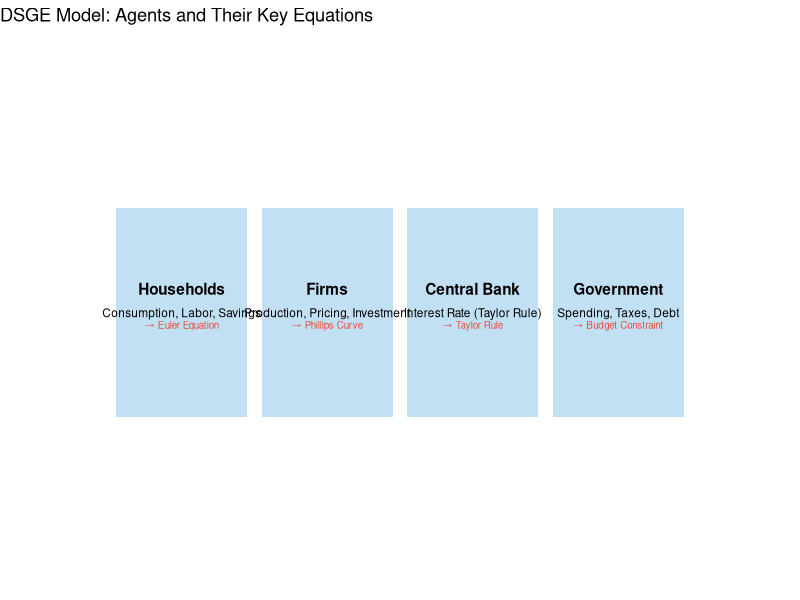
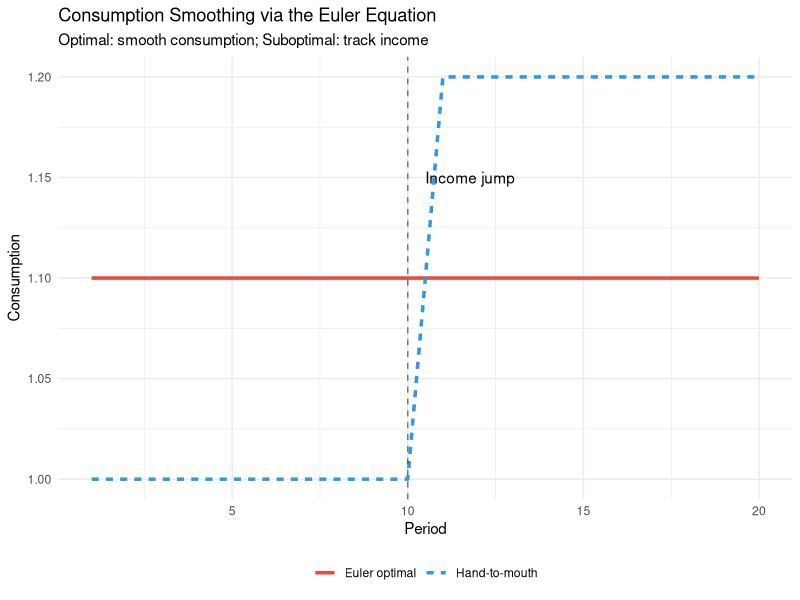
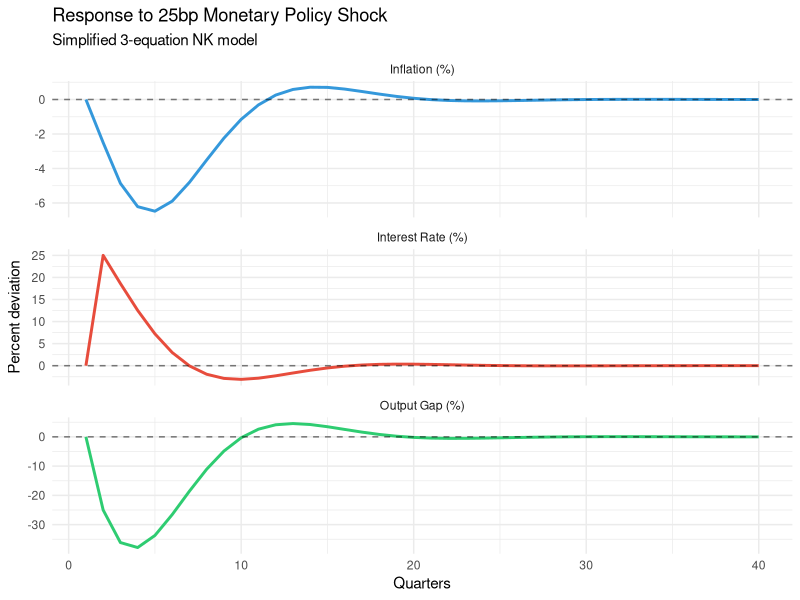
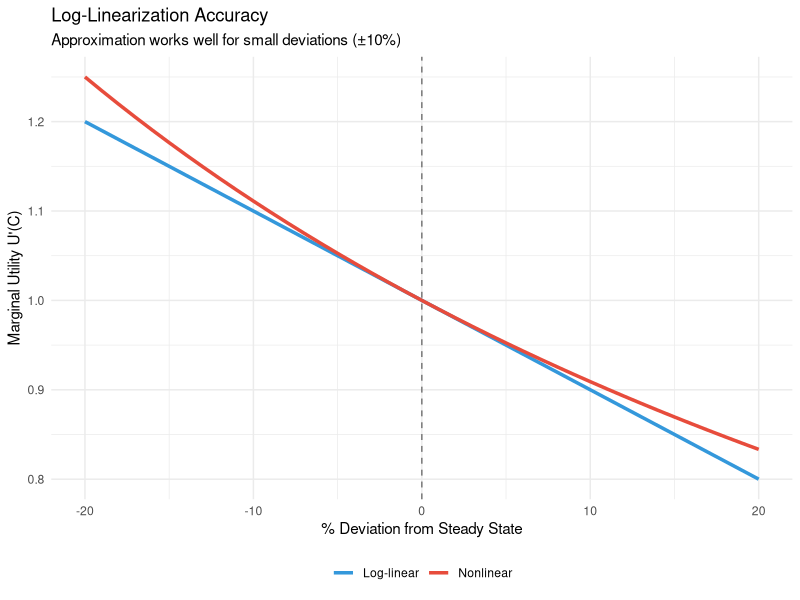
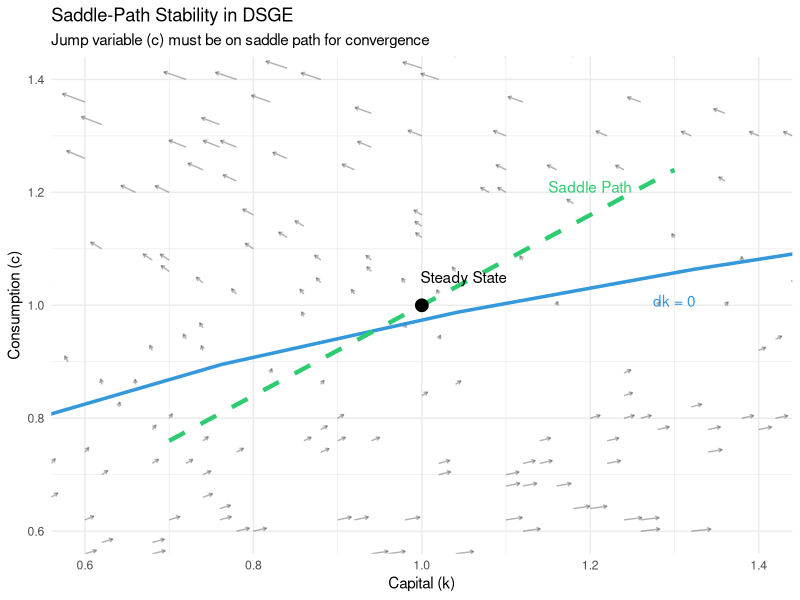

The R source for these figures, in order:
## ---- chunk 1
#| label: setup
#| include: false
library(tidyverse)
library(Matrix)
set.seed(42)
## ---- chunk 2
#| label: dsge-structure
#| fig-cap: "DSGE model structure"
#| echo: false

# Diagram of DSGE structure
structure_df <- tibble(
  agent = c("Households", "Firms", "Central Bank", "Government"),
  decision = c("Consumption, Labor, Savings", "Production, Pricing, Investment",
               "Interest Rate (Taylor Rule)", "Spending, Taxes, Debt"),
  key_equation = c("Euler Equation", "Phillips Curve", "Taylor Rule", "Budget Constraint"),
  x = c(1, 2, 3, 4),
  y = c(2, 2, 2, 2)
)

ggplot(structure_df, aes(x = x, y = y)) +
  geom_tile(width = 0.9, height = 0.8, fill = "#3498db", alpha = 0.3) +
  geom_text(aes(label = agent), fontface = "bold", vjust = -1.5) +
  geom_text(aes(label = decision), size = 3, vjust = 0.5) +
  geom_text(aes(label = paste0("→ ", key_equation)), size = 2.5, vjust = 2, color = "#e74c3c") +
  xlim(0, 5) + ylim(1, 3) +
  labs(title = "DSGE Model: Agents and Their Key Equations") +
  theme_void()
## ---- chunk 3
#| label: euler-intuition
#| fig-cap: "Euler equation: optimal consumption smoothing"

# Illustrate consumption smoothing
beta <- 0.99
R_gross <- 1.02  # gross interest rate
sigma <- 1  # CRRA coefficient

# For sigma = 1 (log utility): C_t+1/C_t = (beta * R)
growth_rate <- beta * R_gross

# Simulate consumption path with and without smoothing
T_sim <- 20
income <- c(rep(1, 10), rep(1.2, 10))  # income jumps at t=10

# Without smoothing (hand-to-mouth)
c_htm <- income

# With smoothing (optimal)
# Permanent income = average
perm_inc <- mean(income)
c_smooth <- rep(perm_inc, T_sim)

consumption_df <- tibble(
  t = rep(1:T_sim, 2),
  consumption = c(c_htm, c_smooth),
  type = rep(c("Hand-to-mouth", "Euler optimal"), each = T_sim)
)

ggplot(consumption_df, aes(x = t, y = consumption, color = type, linetype = type)) +
  geom_line(linewidth = 1.2) +
  geom_vline(xintercept = 10, linetype = "dashed", alpha = 0.5) +
  annotate("text", x = 10.5, y = 1.15, label = "Income jump", hjust = 0) +
  scale_color_manual(values = c("#e74c3c", "#3498db")) +
  labs(title = "Consumption Smoothing via the Euler Equation",
       subtitle = "Optimal: smooth consumption; Suboptimal: track income",
       x = "Period", y = "Consumption", color = NULL, linetype = NULL) +
  theme_minimal() +
  theme(legend.position = "bottom")
## ---- chunk 4
#| label: nk-3eq
#| fig-cap: "The 3-equation New Keynesian model"

# Solve simple 3-eq NK model
# Parameters
beta <- 0.99
sigma <- 1
kappa <- 0.1
phi_pi <- 1.5
phi_y <- 0.125
rho_i <- 0.8

# Monetary policy shock simulation
T_sim <- 40
eps_m <- c(0, 0.25, rep(0, T_sim - 2))  # 25bp shock at t=2

# Initialize
y_gap <- pi <- i_rate <- numeric(T_sim)
y_gap[1] <- pi[1] <- i_rate[1] <- 0

# Simple forward-looking solution (assuming expectations = 0 for simplicity)
# More rigorous: use Blanchard-Kahn
for (t in 2:T_sim) {
  # Taylor rule
  i_rate[t] <- rho_i * i_rate[t-1] + (1 - rho_i) * (phi_pi * pi[t-1] + phi_y * y_gap[t-1]) + eps_m[t]

  # IS curve (simplified: E[y+1] = 0, E[pi+1] = 0)
  y_gap[t] <- -1/sigma * (i_rate[t] - 0 - 0) + 0.7 * y_gap[t-1]

  # Phillips curve
  pi[t] <- beta * 0 + kappa * y_gap[t] + 0.5 * pi[t-1]
}

nk_df <- tibble(
  t = rep(1:T_sim, 3),
  value = c(y_gap * 100, pi * 100, i_rate * 100),
  variable = rep(c("Output Gap (%)", "Inflation (%)", "Interest Rate (%)"), each = T_sim)
)

ggplot(nk_df, aes(x = t, y = value, color = variable)) +
  geom_line(linewidth = 1) +
  geom_hline(yintercept = 0, linetype = "dashed", alpha = 0.5) +
  facet_wrap(~variable, scales = "free_y", ncol = 1) +
  labs(title = "Response to 25bp Monetary Policy Shock",
       subtitle = "Simplified 3-equation NK model",
       x = "Quarters", y = "Percent deviation") +
  scale_color_manual(values = c("#3498db", "#e74c3c", "#2ecc71")) +
  theme_minimal() +
  theme(legend.position = "none")
## ---- chunk 5
#| label: log-lin-demo
#| fig-cap: "Log-linearization accuracy"

# Compare nonlinear vs log-linear Euler
C_ss <- 1
beta <- 0.99
R_ss <- 1/beta

# Deviations from steady state
c_dev <- seq(-0.2, 0.2, 0.01)

# Nonlinear: U'(C) = 1/C
uprime_nonlinear <- 1 / (C_ss * (1 + c_dev))

# Log-linear: U'(C) ≈ 1/C_ss * (1 - c_dev)
uprime_linear <- (1/C_ss) * (1 - c_dev)

approx_df <- tibble(
  deviation = rep(c_dev * 100, 2),
  marginal_utility = c(uprime_nonlinear, uprime_linear),
  method = rep(c("Nonlinear", "Log-linear"), each = length(c_dev))
)

ggplot(approx_df, aes(x = deviation, y = marginal_utility, color = method)) +
  geom_line(linewidth = 1.2) +
  geom_vline(xintercept = 0, linetype = "dashed", alpha = 0.5) +
  labs(title = "Log-Linearization Accuracy",
       subtitle = "Approximation works well for small deviations (±10%)",
       x = "% Deviation from Steady State",
       y = "Marginal Utility U'(C)", color = NULL) +
  scale_color_manual(values = c("#3498db", "#e74c3c")) +
  theme_minimal() +
  theme(legend.position = "bottom")
## ---- chunk 6
#| label: bk-illustration
#| fig-cap: "Blanchard-Kahn: saddle-path stability"

# Illustrate saddle-path in a simple 2-variable system
# x_t = state (capital), z_t = control (consumption)

# Phase diagram for consumption-capital
k_grid <- seq(0.5, 1.5, 0.02)
c_grid <- seq(0.5, 1.5, 0.02)

# Steady state (normalized)
k_ss <- c_ss <- 1

# Simplified dynamics for illustration
# dk/dt = 0 locus: c = f(k) - delta*k
# dc/dt = 0 locus: f'(k) = rho + delta

alpha <- 0.33
delta <- 0.025
rho <- 0.01

# Nullclines
c_from_k_nullcline <- function(k) k^alpha - delta * k
k_from_c_nullcline <- (alpha / (rho + delta))^(1/(1-alpha))

# Create phase diagram
phase_df <- expand_grid(k = k_grid, c = c_grid) %>%
  mutate(
    dk = k^alpha - c - delta * k,
    dc = (alpha * k^(alpha-1) - delta - rho) * c / 2  # simplified
  )

# Saddle path (approximate)
saddle_path <- tibble(
  k = seq(0.7, 1.3, 0.01),
  c = c_ss + 0.8 * (k - k_ss)  # slope of stable eigenvector
)

ggplot() +
  # Direction field
  geom_segment(data = phase_df %>% sample_n(200),
               aes(x = k, y = c, xend = k + dk*0.05, yend = c + dc*0.05),
               arrow = arrow(length = unit(0.1, "cm")), alpha = 0.3) +
  # Nullclines
  geom_function(fun = c_from_k_nullcline, color = "#3498db", linewidth = 1.2) +
  geom_vline(xintercept = k_from_c_nullcline, color = "#e74c3c", linewidth = 1.2) +
  # Saddle path
  geom_line(data = saddle_path, aes(x = k, y = c),
            color = "#2ecc71", linewidth = 1.5, linetype = "dashed") +
  # Steady state
  geom_point(aes(x = k_ss, y = c_ss), size = 4, color = "black") +
  annotate("text", x = k_ss + 0.05, y = c_ss + 0.05, label = "Steady State") +
  annotate("text", x = 1.3, y = c_from_k_nullcline(1.3) - 0.05,
           label = "dk = 0", color = "#3498db") +
  annotate("text", x = k_from_c_nullcline + 0.05, y = 1.4,
           label = "dc = 0", color = "#e74c3c") +
  annotate("text", x = 1.2, y = c_ss + 0.8 * 0.2 + 0.05,
           label = "Saddle Path", color = "#2ecc71") +
  labs(title = "Saddle-Path Stability in DSGE",
       subtitle = "Jump variable (c) must be on saddle path for convergence",
       x = "Capital (k)", y = "Consumption (c)") +
  coord_cartesian(xlim = c(0.6, 1.4), ylim = c(0.6, 1.4)) +
  theme_minimal()
## ---- chunk 7
#| label: calibration-demo
#| fig-cap: "Calibration: matching business cycle moments"

# Simulate RBC model and compute moments
# Simplified AR(1) approximation

# Parameters
rho_a <- 0.95
sigma_a <- 0.007
T_sim <- 200

# Technology shock
set.seed(123)
log_a <- numeric(T_sim)
log_a[1] <- 0
for (t in 2:T_sim) {
  log_a[t] <- rho_a * log_a[t-1] + rnorm(1, 0, sigma_a)
}

# Simplified responses (from RBC solution)
# Output: y_hat ≈ (1 + alpha/(1-alpha)) * a_hat
# Consumption: c_hat ≈ 0.7 * y_hat (consumption smoother than output)
# Investment: i_hat ≈ 3 * y_hat (investment more volatile)
# Hours: n_hat ≈ 0.5 * y_hat

y_hat <- 1.5 * log_a
c_hat <- 0.7 * y_hat + rnorm(T_sim, 0, 0.002)
i_hat <- 3.0 * y_hat + rnorm(T_sim, 0, 0.005)
n_hat <- 0.5 * y_hat + rnorm(T_sim, 0, 0.003)

# Compute moments
moments_model <- tibble(
  Variable = c("Output", "Consumption", "Investment", "Hours"),
  `Std Dev (%)` = c(sd(y_hat), sd(c_hat), sd(i_hat), sd(n_hat)) * 100,
  `Rel to Y` = c(1, sd(c_hat)/sd(y_hat), sd(i_hat)/sd(y_hat), sd(n_hat)/sd(y_hat)),
  `Corr with Y` = c(1, cor(c_hat, y_hat), cor(i_hat, y_hat), cor(n_hat, y_hat))
)

# Add data targets
moments_data <- tibble(
  Variable = c("Output", "Consumption", "Investment", "Hours"),
  `Std Dev (%)` = c(1.8, 1.0, 5.0, 1.5),
  `Rel to Y` = c(1, 0.55, 2.8, 0.83),
  `Corr with Y` = c(1, 0.85, 0.90, 0.85)
)

# Display
knitr::kable(
  bind_rows(
    moments_model %>% mutate(Source = "Model"),
    moments_data %>% mutate(Source = "Data")
  ) %>%
    pivot_wider(names_from = Source, values_from = c(`Std Dev (%)`, `Rel to Y`, `Corr with Y`)),
  caption = "Business Cycle Moments: Model vs. Data",
  digits = 2
)
